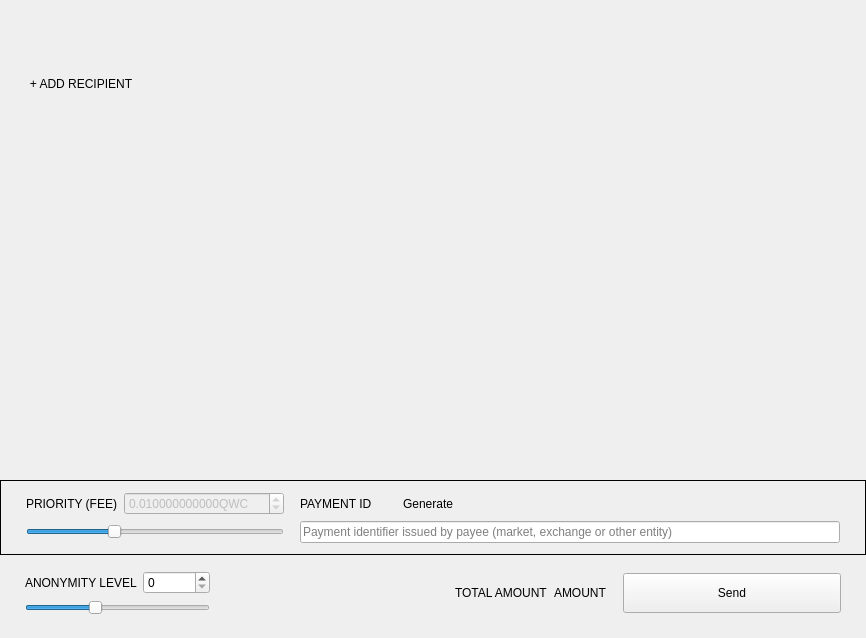
<?xml version="1.0" encoding="UTF-8"?>
<ui version="4.0">
 <class>SendFrame</class>
 <widget class="QFrame" name="SendFrame">
  <property name="geometry">
   <rect>
    <x>0</x>
    <y>0</y>
    <width>866</width>
    <height>638</height>
   </rect>
  </property>
  <property name="windowTitle">
   <string>Frame</string>
  </property>
  <property name="frameShape">
   <enum>QFrame::NoFrame</enum>
  </property>
  <property name="frameShadow">
   <enum>QFrame::Raised</enum>
  </property>
  <layout class="QVBoxLayout" name="verticalLayout">
   <property name="spacing">
    <number>5</number>
   </property>
   <property name="sizeConstraint">
    <enum>QLayout::SetDefaultConstraint</enum>
   </property>
   <property name="leftMargin">
    <number>0</number>
   </property>
   <property name="topMargin">
    <number>0</number>
   </property>
   <property name="rightMargin">
    <number>0</number>
   </property>
   <property name="bottomMargin">
    <number>0</number>
   </property>
   <item>
    <widget class="WalletGui::ResizableScrollArea" name="m_sendScrollarea">
     <property name="enabled">
      <bool>true</bool>
     </property>
     <property name="sizePolicy">
      <sizepolicy hsizetype="MinimumExpanding" vsizetype="Preferred">
       <horstretch>0</horstretch>
       <verstretch>0</verstretch>
      </sizepolicy>
     </property>
     <property name="autoFillBackground">
      <bool>false</bool>
     </property>
     <property name="styleSheet">
      <string notr="true"/>
     </property>
     <property name="frameShape">
      <enum>QFrame::NoFrame</enum>
     </property>
     <property name="sizeAdjustPolicy">
      <enum>QAbstractScrollArea::AdjustToContents</enum>
     </property>
     <property name="widgetResizable">
      <bool>true</bool>
     </property>
     <widget class="QWidget" name="scrollAreaWidgetContents">
      <property name="geometry">
       <rect>
        <x>0</x>
        <y>0</y>
        <width>866</width>
        <height>69</height>
       </rect>
      </property>
      <property name="sizePolicy">
       <sizepolicy hsizetype="Preferred" vsizetype="Preferred">
        <horstretch>0</horstretch>
        <verstretch>0</verstretch>
       </sizepolicy>
      </property>
      <property name="styleSheet">
       <string notr="true"/>
      </property>
      <layout class="QVBoxLayout" name="m_transfersLayout">
       <property name="spacing">
        <number>0</number>
       </property>
       <property name="sizeConstraint">
        <enum>QLayout::SetNoConstraint</enum>
       </property>
       <property name="leftMargin">
        <number>0</number>
       </property>
       <property name="topMargin">
        <number>0</number>
       </property>
       <property name="rightMargin">
        <number>0</number>
       </property>
       <property name="bottomMargin">
        <number>0</number>
       </property>
      </layout>
     </widget>
    </widget>
   </item>
   <item>
    <layout class="QHBoxLayout" name="horizontalLayout_2">
     <property name="spacing">
      <number>0</number>
     </property>
     <item>
      <spacer name="horizontalSpacer_3">
       <property name="orientation">
        <enum>Qt::Horizontal</enum>
       </property>
       <property name="sizeType">
        <enum>QSizePolicy::Fixed</enum>
       </property>
       <property name="sizeHint" stdset="0">
        <size>
         <width>25</width>
         <height>20</height>
        </size>
       </property>
      </spacer>
     </item>
     <item>
      <widget class="WalletGui::WalletNormalLinkLikeButton" name="m_addRecipientButton">
       <property name="cursor">
        <cursorShape>PointingHandCursor</cursorShape>
       </property>
       <property name="focusPolicy">
        <enum>Qt::NoFocus</enum>
       </property>
       <property name="text">
        <string>+ ADD RECIPIENT</string>
       </property>
       <property name="flat">
        <bool>true</bool>
       </property>
      </widget>
     </item>
     <item>
      <spacer name="horizontalSpacer_2">
       <property name="orientation">
        <enum>Qt::Horizontal</enum>
       </property>
       <property name="sizeHint" stdset="0">
        <size>
         <width>478</width>
         <height>17</height>
        </size>
       </property>
      </spacer>
     </item>
    </layout>
   </item>
   <item>
    <spacer name="verticalSpacer_2">
     <property name="orientation">
      <enum>Qt::Vertical</enum>
     </property>
     <property name="sizeType">
      <enum>QSizePolicy::MinimumExpanding</enum>
     </property>
     <property name="sizeHint" stdset="0">
      <size>
       <width>20</width>
       <height>20</height>
      </size>
     </property>
    </spacer>
   </item>
   <item>
    <widget class="QFrame" name="m_sendFeeFrame">
     <property name="sizePolicy">
      <sizepolicy hsizetype="Minimum" vsizetype="Minimum">
       <horstretch>0</horstretch>
       <verstretch>0</verstretch>
      </sizepolicy>
     </property>
     <property name="frameShape">
      <enum>QFrame::Box</enum>
     </property>
     <property name="frameShadow">
      <enum>QFrame::Plain</enum>
     </property>
     <layout class="QGridLayout" name="gridLayout_4">
      <property name="leftMargin">
       <number>25</number>
      </property>
      <property name="topMargin">
       <number>11</number>
      </property>
      <property name="rightMargin">
       <number>25</number>
      </property>
      <property name="bottomMargin">
       <number>11</number>
      </property>
      <item row="0" column="0">
       <widget class="WalletGui::WalletNormalGrayTextLabel" name="label_3">
        <property name="text">
         <string>PRIORITY (FEE)</string>
        </property>
        <property name="alignment">
         <set>Qt::AlignLeading|Qt::AlignLeft|Qt::AlignVCenter</set>
        </property>
       </widget>
      </item>
      <item row="0" column="1">
       <widget class="QDoubleSpinBox" name="m_feeSpin">
        <property name="enabled">
         <bool>false</bool>
        </property>
        <property name="buttonSymbols">
         <enum>QAbstractSpinBox::UpDownArrows</enum>
        </property>
        <property name="suffix">
         <string notr="true">QWC</string>
        </property>
        <property name="decimals">
         <number>12</number>
        </property>
        <property name="minimum">
         <double>0.000200000000000</double>
        </property>
        <property name="maximum">
         <double>999.000000000000000</double>
        </property>
        <property name="singleStep">
         <double>0.010000000000000</double>
        </property>
        <property name="value">
         <double>0.010000000000000</double>
        </property>
       </widget>
      </item>
      <item row="1" column="3">
       <widget class="WalletGui::ClearableLineEdit" name="m_paymentIdEdit">
        <property name="styleSheet">
         <string notr="true">[errorState=&quot;true&quot;] {
  border-color: #ef3131;
}</string>
        </property>
        <property name="placeholderText">
         <string>Payment identifier issued by payee (market, exchange or other entity)</string>
        </property>
       </widget>
      </item>
      <item row="0" column="3">
       <layout class="QHBoxLayout" name="horizontalLayout_3">
        <item>
         <widget class="WalletGui::WalletNormalGrayTextLabel" name="m_paymentIdTextLabel">
          <property name="sizePolicy">
           <sizepolicy hsizetype="Minimum" vsizetype="Minimum">
            <horstretch>0</horstretch>
            <verstretch>0</verstretch>
           </sizepolicy>
          </property>
          <property name="text">
           <string>PAYMENT ID</string>
          </property>
          <property name="alignment">
           <set>Qt::AlignLeading|Qt::AlignLeft|Qt::AlignVCenter</set>
          </property>
          <property name="margin">
           <number>0</number>
          </property>
          <property name="indent">
           <number>0</number>
          </property>
         </widget>
        </item>
        <item>
         <spacer name="horizontalSpacer_6">
          <property name="orientation">
           <enum>Qt::Horizontal</enum>
          </property>
          <property name="sizeType">
           <enum>QSizePolicy::Fixed</enum>
          </property>
          <property name="sizeHint" stdset="0">
           <size>
            <width>10</width>
            <height>10</height>
           </size>
          </property>
         </spacer>
        </item>
        <item>
         <widget class="WalletGui::WalletTinyLinkLikeButton" name="m_generatePaymentIdButton">
          <property name="sizePolicy">
           <sizepolicy hsizetype="Minimum" vsizetype="Minimum">
            <horstretch>0</horstretch>
            <verstretch>0</verstretch>
           </sizepolicy>
          </property>
          <property name="cursor">
           <cursorShape>PointingHandCursor</cursorShape>
          </property>
          <property name="focusPolicy">
           <enum>Qt::NoFocus</enum>
          </property>
          <property name="text">
           <string>Generate</string>
          </property>
          <property name="flat">
           <bool>true</bool>
          </property>
         </widget>
        </item>
        <item>
         <spacer name="horizontalSpacer_5">
          <property name="orientation">
           <enum>Qt::Horizontal</enum>
          </property>
          <property name="sizeHint" stdset="0">
           <size>
            <width>40</width>
            <height>10</height>
           </size>
          </property>
         </spacer>
        </item>
       </layout>
      </item>
      <item row="1" column="0" colspan="2">
       <layout class="QGridLayout" name="m_priorityGridLayout">
        <item row="0" column="0">
         <widget class="QSlider" name="m_prioritySlider">
          <property name="minimum">
           <number>1</number>
          </property>
          <property name="maximum">
           <number>4</number>
          </property>
          <property name="pageStep">
           <number>1</number>
          </property>
          <property name="value">
           <number>2</number>
          </property>
          <property name="orientation">
           <enum>Qt::Horizontal</enum>
          </property>
         </widget>
        </item>
       </layout>
      </item>
      <item row="0" column="2">
       <spacer name="horizontalSpacer_7">
        <property name="orientation">
         <enum>Qt::Horizontal</enum>
        </property>
        <property name="sizeType">
         <enum>QSizePolicy::Fixed</enum>
        </property>
        <property name="sizeHint" stdset="0">
         <size>
          <width>10</width>
          <height>20</height>
         </size>
        </property>
       </spacer>
      </item>
     </layout>
    </widget>
   </item>
   <item>
    <widget class="QFrame" name="m_mixinFrame">
     <property name="frameShape">
      <enum>QFrame::NoFrame</enum>
     </property>
     <property name="frameShadow">
      <enum>QFrame::Raised</enum>
     </property>
     <layout class="QGridLayout" name="gridLayout">
      <property name="leftMargin">
       <number>25</number>
      </property>
      <property name="topMargin">
       <number>11</number>
      </property>
      <property name="rightMargin">
       <number>25</number>
      </property>
      <property name="bottomMargin">
       <number>23</number>
      </property>
      <item row="0" column="2" rowspan="2">
       <widget class="QLabel" name="label">
        <property name="text">
         <string/>
        </property>
       </widget>
      </item>
      <item row="0" column="5" rowspan="2">
       <widget class="WalletGui::WalletExtraNormalBlackTextLabel" name="m_totalAmountLabel">
        <property name="text">
         <string>AMOUNT</string>
        </property>
        <property name="indent">
         <number>0</number>
        </property>
       </widget>
      </item>
      <item row="0" column="1">
       <widget class="QSpinBox" name="m_mixinSpin">
        <property name="maximum">
         <number>999999999</number>
        </property>
       </widget>
      </item>
      <item row="0" column="3" rowspan="2">
       <spacer name="horizontalSpacer">
        <property name="orientation">
         <enum>Qt::Horizontal</enum>
        </property>
        <property name="sizeType">
         <enum>QSizePolicy::Expanding</enum>
        </property>
        <property name="sizeHint" stdset="0">
         <size>
          <width>298</width>
          <height>20</height>
         </size>
        </property>
       </spacer>
      </item>
      <item row="1" column="0" colspan="2">
       <widget class="QSlider" name="m_mixinSlider">
        <property name="maximumSize">
         <size>
          <width>16777215</width>
          <height>16777215</height>
         </size>
        </property>
        <property name="maximum">
         <number>19</number>
        </property>
        <property name="pageStep">
         <number>1</number>
        </property>
        <property name="value">
         <number>7</number>
        </property>
        <property name="tracking">
         <bool>false</bool>
        </property>
        <property name="orientation">
         <enum>Qt::Horizontal</enum>
        </property>
       </widget>
      </item>
      <item row="0" column="7" rowspan="2">
       <widget class="WalletGui::WalletLargeBlueButton" name="m_sendButton">
        <property name="sizePolicy">
         <sizepolicy hsizetype="Fixed" vsizetype="Fixed">
          <horstretch>0</horstretch>
          <verstretch>0</verstretch>
         </sizepolicy>
        </property>
        <property name="minimumSize">
         <size>
          <width>218</width>
          <height>40</height>
         </size>
        </property>
        <property name="maximumSize">
         <size>
          <width>218</width>
          <height>40</height>
         </size>
        </property>
        <property name="focusPolicy">
         <enum>Qt::NoFocus</enum>
        </property>
        <property name="text">
         <string>Send</string>
        </property>
       </widget>
      </item>
      <item row="0" column="4" rowspan="2">
       <widget class="WalletGui::WalletNormalGrayTextLabel" name="label_2">
        <property name="text">
         <string>TOTAL AMOUNT</string>
        </property>
       </widget>
      </item>
      <item row="0" column="0">
       <widget class="WalletGui::WalletNormalGrayTextLabel" name="m_mixinTextLabel">
        <property name="text">
         <string>ANONYMITY LEVEL</string>
        </property>
       </widget>
      </item>
      <item row="0" column="6" rowspan="2">
       <spacer name="horizontalSpacer_4">
        <property name="orientation">
         <enum>Qt::Horizontal</enum>
        </property>
        <property name="sizeType">
         <enum>QSizePolicy::Fixed</enum>
        </property>
        <property name="sizeHint" stdset="0">
         <size>
          <width>10</width>
          <height>20</height>
         </size>
        </property>
       </spacer>
      </item>
     </layout>
    </widget>
   </item>
  </layout>
 </widget>
 <customwidgets>
  <customwidget>
   <class>WalletGui::WalletTinyLinkLikeButton</class>
   <extends>QPushButton</extends>
   <header>Gui/Common/WalletLinkLikeButton.h</header>
  </customwidget>
  <customwidget>
   <class>WalletGui::WalletNormalGrayTextLabel</class>
   <extends>QLabel</extends>
   <header>Gui/Common/WalletTextLabel.h</header>
  </customwidget>
  <customwidget>
   <class>WalletGui::WalletLargeBlueButton</class>
   <extends>QPushButton</extends>
   <header>Gui/Common/WalletBlueButton.h</header>
  </customwidget>
  <customwidget>
   <class>WalletGui::ClearableLineEdit</class>
   <extends>QLineEdit</extends>
   <header>Gui/Common/ClearableLineEdit.h</header>
  </customwidget>
  <customwidget>
   <class>WalletGui::ResizableScrollArea</class>
   <extends>QScrollArea</extends>
   <header>Gui/Common/ResizableScrollArea.h</header>
   <container>1</container>
  </customwidget>
  <customwidget>
   <class>WalletGui::WalletNormalLinkLikeButton</class>
   <extends>QPushButton</extends>
   <header>Gui/Common/WalletLinkLikeButton.h</header>
  </customwidget>
  <customwidget>
   <class>WalletGui::WalletExtraNormalBlackTextLabel</class>
   <extends>QLabel</extends>
   <header>Gui/Common/WalletTextLabel.h</header>
  </customwidget>
 </customwidgets>
 <tabstops>
  <tabstop>m_paymentIdEdit</tabstop>
  <tabstop>m_mixinSlider</tabstop>
  <tabstop>m_sendScrollarea</tabstop>
 </tabstops>
 <resources/>
 <connections>
  <connection>
   <sender>m_sendButton</sender>
   <signal>clicked()</signal>
   <receiver>SendFrame</receiver>
   <slot>sendClicked()</slot>
   <hints>
    <hint type="sourcelabel">
     <x>53</x>
     <y>561</y>
    </hint>
    <hint type="destinationlabel">
     <x>432</x>
     <y>294</y>
    </hint>
   </hints>
  </connection>
  <connection>
   <sender>m_mixinSlider</sender>
   <signal>valueChanged(int)</signal>
   <receiver>SendFrame</receiver>
   <slot>mixinValueChanged(int)</slot>
   <hints>
    <hint type="sourcelabel">
     <x>221</x>
     <y>520</y>
    </hint>
    <hint type="destinationlabel">
     <x>432</x>
     <y>294</y>
    </hint>
   </hints>
  </connection>
  <connection>
   <sender>m_addRecipientButton</sender>
   <signal>clicked()</signal>
   <receiver>SendFrame</receiver>
   <slot>addRecipientClicked()</slot>
   <hints>
    <hint type="sourcelabel">
     <x>78</x>
     <y>414</y>
    </hint>
    <hint type="destinationlabel">
     <x>432</x>
     <y>294</y>
    </hint>
   </hints>
  </connection>
  <connection>
   <sender>m_paymentIdEdit</sender>
   <signal>textChanged(QString)</signal>
   <receiver>SendFrame</receiver>
   <slot>validatePaymentId(QString)</slot>
   <hints>
    <hint type="sourcelabel">
     <x>538</x>
     <y>521</y>
    </hint>
    <hint type="destinationlabel">
     <x>432</x>
     <y>318</y>
    </hint>
   </hints>
  </connection>
  <connection>
   <sender>m_mixinSpin</sender>
   <signal>valueChanged(int)</signal>
   <receiver>SendFrame</receiver>
   <slot>mixinValueChanged(int)</slot>
   <hints>
    <hint type="sourcelabel">
     <x>201</x>
     <y>575</y>
    </hint>
    <hint type="destinationlabel">
     <x>432</x>
     <y>318</y>
    </hint>
   </hints>
  </connection>
  <connection>
   <sender>m_generatePaymentIdButton</sender>
   <signal>clicked()</signal>
   <receiver>SendFrame</receiver>
   <slot>generatePaymentIdClicked()</slot>
   <hints>
    <hint type="sourcelabel">
     <x>314</x>
     <y>494</y>
    </hint>
    <hint type="destinationlabel">
     <x>432</x>
     <y>318</y>
    </hint>
   </hints>
  </connection>
  <connection>
   <sender>m_prioritySlider</sender>
   <signal>valueChanged(int)</signal>
   <receiver>SendFrame</receiver>
   <slot>priorityValueChanged(int)</slot>
   <hints>
    <hint type="sourcelabel">
     <x>126</x>
     <y>528</y>
    </hint>
    <hint type="destinationlabel">
     <x>432</x>
     <y>318</y>
    </hint>
   </hints>
  </connection>
 </connections>
 <slots>
  <slot>sendClicked()</slot>
  <slot>clearAllClicked()</slot>
  <slot>addRecipientClicked()</slot>
  <slot>mixinValueChanged(int)</slot>
  <slot>priorityValueChanged(int)</slot>
  <slot>validatePaymentId(QString)</slot>
  <slot>generatePaymentIdClicked()</slot>
 </slots>
</ui>
